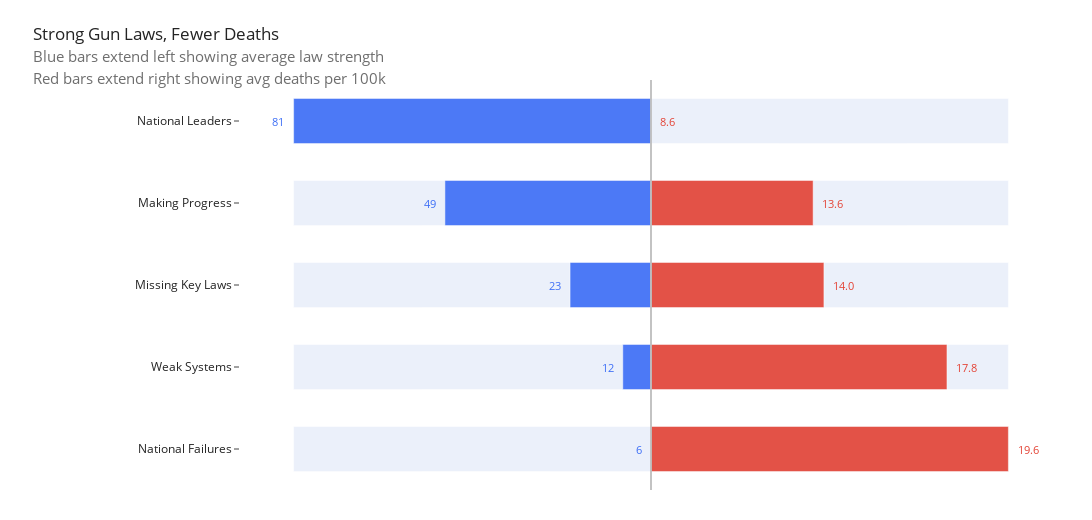

This figure's notebook cell:
### Markdown cell above
## Average law strenghes VS Average deat rates for each group

### Code cell
d = analysis_df.copy()
d[["year","laws_strength","crude_rate"]] = d[["year","laws_strength","crude_rate"]].apply(pd.to_numeric, errors="coerce")
d = d.loc[d["year"]==2023, ["state_abb","laws_strength","crude_rate"]].dropna()

labels = ["Very high","High","Moderate","Low","Very low"]  
d["tier"] = pd.qcut(d["laws_strength"], q=5, labels=labels, duplicates="drop")

g = (d.groupby("tier", observed=True)
       .agg(avg_strength=("laws_strength","mean"),
            avg_deaths=("crude_rate","mean"),
            n=("state_abb","count"))
       .reset_index())

cat = pd.CategoricalDtype(categories=labels, ordered=True)
g["tier"] = g["tier"].astype(cat)
g = g.sort_values("tier")

name_map = {
    "Very high":"National Failures",
    "High":"Weak Systems",
    "Moderate":"Missing Key Laws",
    "Low":"Making Progress",
    "Very low":"National Leaders",
}


g["display"] = g["tier"].map(name_map)

s_min, s_max = g["avg_strength"].min(), g["avg_strength"].max()
blue_len = (g["avg_strength"] - s_min) / (s_max - s_min + 1e-9)

d_min, d_max = g["avg_deaths"].min(), g["avg_deaths"].max()
red_len = (g["avg_deaths"] - d_min) / (d_max - d_min + 1e-9)

track = np.ones(len(g))

fig = go.Figure()

n = len(g)
fig.add_bar(
    y=g["display"], x=2*np.ones(n), base=-1, orientation="h",
    marker=dict(color="#ebf0fa"), hoverinfo="skip", showlegend=False,
    offsetgroup=0
)

fig.add_bar(
    y=g["display"], x=-blue_len, orientation="h",
    marker=dict(color="#3b6df6"), opacity=0.9,
    name="Avg law strength (scaled)",
    hovertemplate="%{y}<br>Avg law strength: %{customdata:.1f}<extra></extra>",
    customdata=g["avg_strength"],
    offsetgroup=0
)

fig.add_bar(
    y=g["display"], x=red_len, orientation="h",
    marker=dict(color="#e34234"), opacity=0.9,
    name="Avg deaths/100k (scaled)",
    hovertemplate="%{y}<br>Avg deaths/100k: %{customdata:.1f}<extra></extra>",
    customdata=g["avg_deaths"],
    offsetgroup=1 
)


fig.update_layout(
    barmode="overlay", bargap=0.45, template="simple_white",
    width=1000, height=420, showlegend=False,
    title=dict(
        text=("Strong Gun Laws, Fewer Deaths"
              "<br><span style='font-size:0.9em; font-weight:400; color:#6e6e6e;'>"
              "Blue bars extend left showing average law strength "
              "<br>Red bars extend right showing avg deaths per 100k"
              "<br>  "
              "</span>"),
        x=0.03, xanchor="left"
    ),
    margin=dict(l=240, r=30, t=80, b=80)  
)

fig.update_xaxes(visible=False, range=[-1.05, 1.05], fixedrange=True,
                 showline=False, mirror=False, showgrid=False, zeroline=False)

fig.update_yaxes(showline=False, mirror=False, showgrid=False, zeroline=False)

fig.update_layout(plot_bgcolor="white")
fig.add_vline(x=0, line_color="#bdbdbd", line_width=2, opacity=0.9)

pad = 0.02



for y, blen, rlen, sval, dval in zip(
        g["display"], blue_len, red_len, g["avg_strength"], g["avg_deaths"]):

    fig.add_annotation(
        x=-(blen + pad), y=y, xref="x", yref="y",
        text=f"{sval:.0f}", showarrow=False,
        xanchor="right", yanchor="middle",
        font=dict(color="#3b6df6", size=11)
    )

    # Red label (to the right of the red bar end)
    fig.add_annotation(
        x=(rlen + pad), y=y, xref="x", yref="y",
        text=f"{dval:.1f}", showarrow=False,
        xanchor="left", yanchor="middle",
        font=dict(color="#e34234", size=11)
    )

    

fig.update_layout(width=1400, height=520, margin=dict(l=240, r=30, t=80, b=30))
fig.update_xaxes(visible=False, range=[-1.15, 1.15], fixedrange=True)
#fig.update_yaxes(visible=False)

fig.show()

### Figure 1 — Plotly figure (JSON) as saved in the notebook; plotly's stock layout.template omitted (floating-point values rounded to 4 significant figures)
{"data": [{"base": -1, "hoverinfo": "skip", "marker": {"color": "#ebf0fa"}, "offsetgroup": "0", "orientation": "h", "showlegend": false, "type": "bar", "x": [2.0, 2.0, 2.0, 2.0, 2.0], "y": ["National Failures", "Weak Systems", "Missing Key Laws", "Making Progress", "National Leaders"]}, {"customdata": [5.7, 11.62, 22.69, 48.95, 80.7], "hovertemplate": "%{y}<br>Avg law strength: %{customdata:.1f}<extra></extra>", "marker": {"color": "#3b6df6"}, "name": "Avg law strength (scaled)", "offsetgroup": "0", "opacity": 0.9, "orientation": "h", "type": "bar", "x": [-0.0, -0.079, -0.2265, -0.5767, -1.0], "y": ["National Failures", "Weak Systems", "Missing Key Laws", "Making Progress", "National Leaders"]}, {"customdata": [19.64, 17.75, 13.96, 13.63, 8.64], "hovertemplate": "%{y}<br>Avg deaths/100k: %{customdata:.1f}<extra></extra>", "marker": {"color": "#e34234"}, "name": "Avg deaths/100k (scaled)", "offsetgroup": "1", "opacity": 0.9, "orientation": "h", "type": "bar", "x": [1.0, 0.8282, 0.4839, 0.4536, 0.0], "y": ["National Failures", "Weak Systems", "Missing Key Laws", "Making Progress", "National Leaders"]}], "layout": {"annotations": [{"font": {"color": "#3b6df6", "size": 11}, "showarrow": false, "text": "6", "x": -0.02, "xanchor": "right", "xref": "x", "y": "National Failures", "yanchor": "middle", "yref": "y"}, {"font": {"color": "#e34234", "size": 11}, "showarrow": false, "text": "19.6", "x": 1.02, "xanchor": "left", "xref": "x", "y": "National Failures", "yanchor": "middle", "yref": "y"}, {"font": {"color": "#3b6df6", "size": 11}, "showarrow": false, "text": "12", "x": -0.099, "xanchor": "right", "xref": "x", "y": "Weak Systems", "yanchor": "middle", "yref": "y"}, {"font": {"color": "#e34234", "size": 11}, "showarrow": false, "text": "17.8", "x": 0.8482, "xanchor": "left", "xref": "x", "y": "Weak Systems", "yanchor": "middle", "yref": "y"}, {"font": {"color": "#3b6df6", "size": 11}, "showarrow": false, "text": "23", "x": -0.2465, "xanchor": "right", "xref": "x", "y": "Missing Key Laws", "yanchor": "middle", "yref": "y"}, {"font": {"color": "#e34234", "size": 11}, "showarrow": false, "text": "14.0", "x": 0.5039, "xanchor": "left", "xref": "x", "y": "Missing Key Laws", "yanchor": "middle", "yref": "y"}, {"font": {"color": "#3b6df6", "size": 11}, "showarrow": false, "text": "49", "x": -0.5967, "xanchor": "right", "xref": "x", "y": "Making Progress", "yanchor": "middle", "yref": "y"}, {"font": {"color": "#e34234", "size": 11}, "showarrow": false, "text": "13.6", "x": 0.4736, "xanchor": "left", "xref": "x", "y": "Making Progress", "yanchor": "middle", "yref": "y"}, {"font": {"color": "#3b6df6", "size": 11}, "showarrow": false, "text": "81", "x": -1.02, "xanchor": "right", "xref": "x", "y": "National Leaders", "yanchor": "middle", "yref": "y"}, {"font": {"color": "#e34234", "size": 11}, "showarrow": false, "text": "8.6", "x": 0.02, "xanchor": "left", "xref": "x", "y": "National Leaders", "yanchor": "middle", "yref": "y"}], "bargap": 0.45, "barmode": "overlay", "height": 520, "margin": {"b": 30, "l": 240, "r": 30, "t": 80}, "plot_bgcolor": "white", "shapes": [{"line": {"color": "#bdbdbd", "width": 2}, "opacity": 0.9, "type": "line", "x0": 0, "x1": 0, "xref": "x", "y0": 0, "y1": 1, "yref": "y domain"}], "showlegend": false, "title": {"text": "Strong Gun Laws, Fewer Deaths<br><span style='font-size:0.9em; font-weight:400; color:#6e6e6e;'>Blue bars extend left showing average law strength <br>Red bars extend right showing avg deaths per 100k<br>  </span>", "x": 0.03, "xanchor": "left"}, "width": 1400, "xaxis": {"fixedrange": true, "mirror": false, "range": [-1.15, 1.15], "showgrid": false, "showline": false, "visible": false, "zeroline": false}, "yaxis": {"mirror": false, "showgrid": false, "showline": false, "zeroline": false}}}
